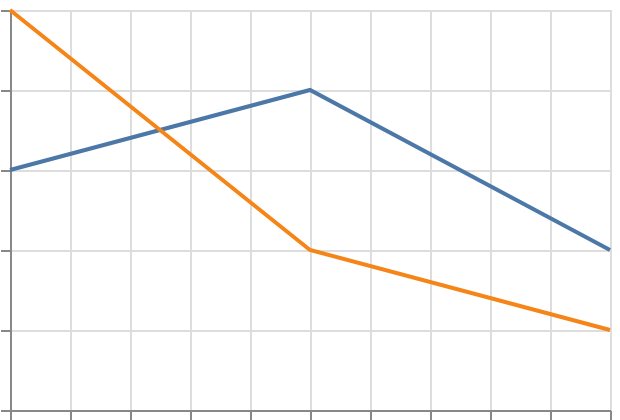

This figure's Vega-Lite source:
### Vega-Lite specification from a JSON file in a GitHub repository (floating-point values rounded to 4 significant figures)
{"$schema": "https://vega.github.io/schema/vega-lite/v6.json", "padding": 5, "autosize": "none", "width": 300, "height": 200, "data": {"name": "sparse", "values": [{"t": 1, "g": "a", "v": 3}, {"t": 2, "g": "a", "v": 4}, {"t": 3, "g": "a", "v": 2}, {"t": 1, "g": "b", "v": 5}, {"t": 3, "g": "b", "v": 1}]}, "transform": [{"impute": "v", "key": "t", "groupby": ["g"], "value": 2}], "mark": "line", "encoding": {"x": {"field": "t", "type": "quantitative"}, "y": {"field": "v", "type": "quantitative"}, "color": {"field": "g", "type": "nominal"}}}
